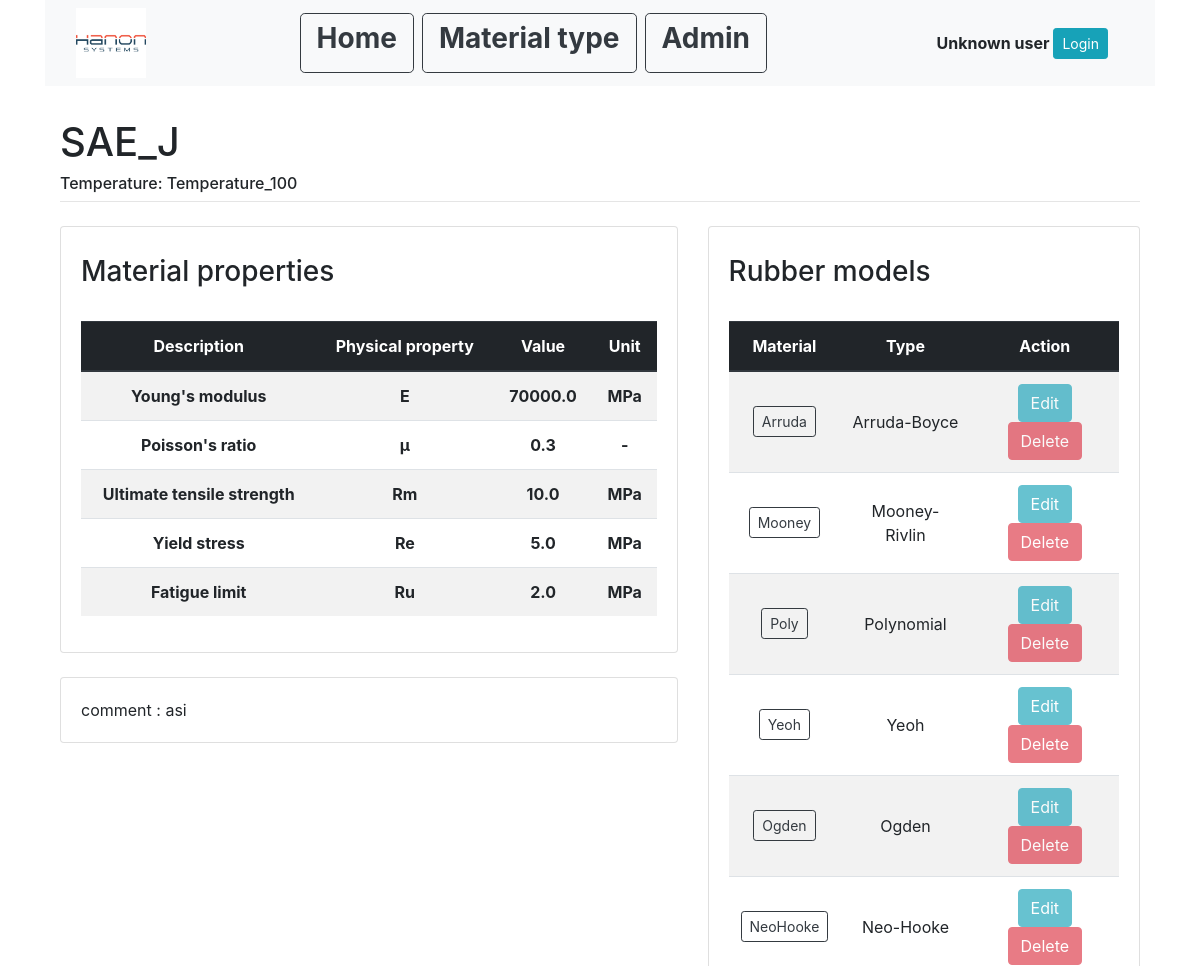
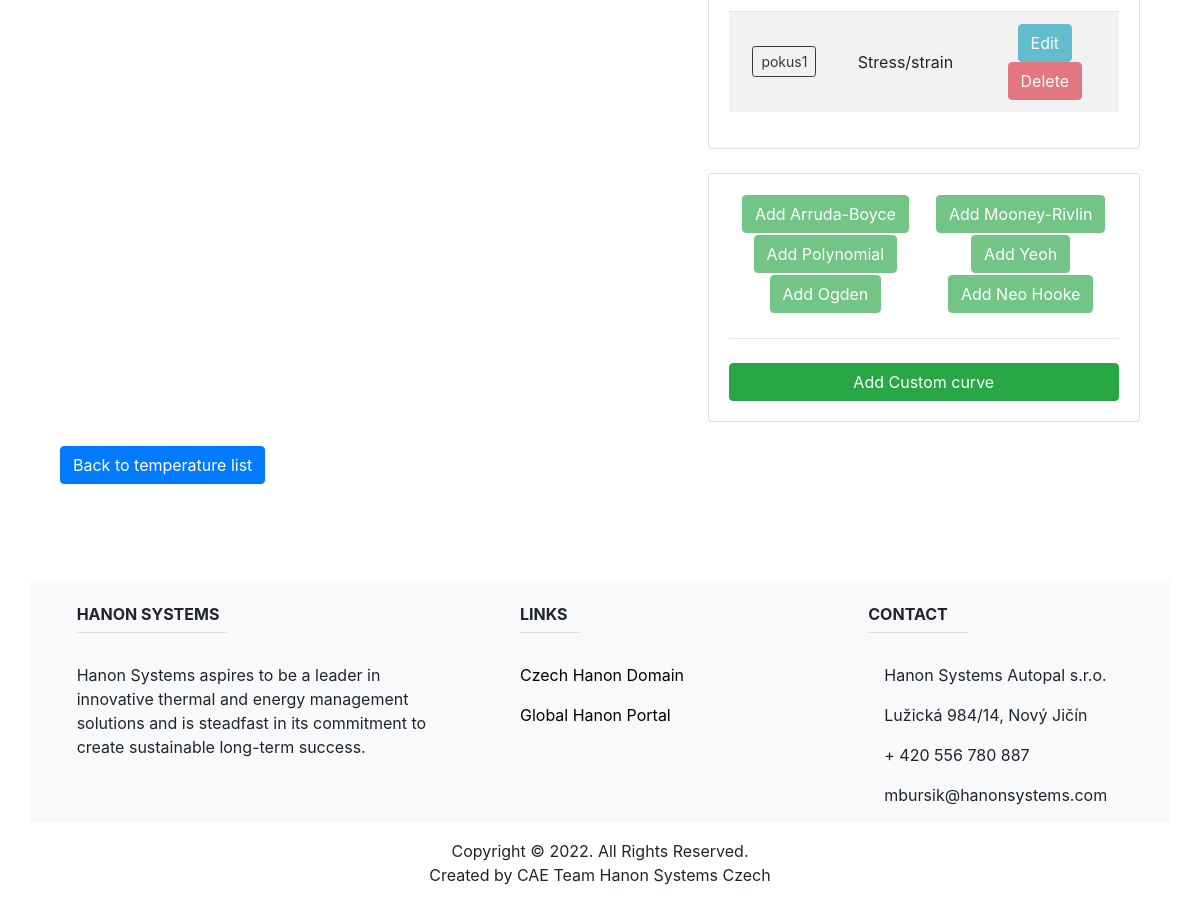
The page /material_type_list/rubber/7/13/3/ on the database its author committed (2 pictures, top to bottom).
### main/models.py (models this page shows, shortened)
class Rubber(models.Model):
    name = models.CharField(max_length=200, unique=True)
    material_type_id = models.ForeignKey(MaterialType, on_delete=models.CASCADE)

class RubberTemp(models.Model):
    name = models.CharField(max_length=200, unique=True)
    rubber_id = models.ForeignKey(Rubber, on_delete=models.CASCADE)
    E = models.FloatField()
    nu = models.FloatField()
    rho = models.FloatField()
    Rm = models.FloatField()
    Re = models.FloatField()
    Ru = models.FloatField()
    comment = models.CharField(max_length=1000, blank=True)

class ArrudaBoyce(models.Model):
    model_type = "Arruda-Boyce"
    name = models.CharField(max_length=200, unique=True)
    nu = models.CharField(max_length=20000, blank=True)
    lambda_m = models.CharField(max_length=20000, blank=True)
    D = models.CharField(max_length=20000, blank=True)
    comment = models.CharField(max_length=1000, blank=True)
    rubber_temp_id = models.ForeignKey(RubberTemp, on_delete=models.CASCADE)

class MooneyRivlin(models.Model):
    model_type = "Mooney-Rivlin"
    name = models.CharField(max_length=200, unique=True)
    C_10 = models.CharField(max_length=20000, blank=True)
    C_01 = models.CharField(max_length=20000, blank=True)
    D_1 = models.CharField(max_length=20000, blank=True)
    comment = models.CharField(max_length=1000, blank=True)
    rubber_temp_id = models.ForeignKey(RubberTemp, on_delete=models.CASCADE)

class Polynomial(models.Model):
    model_type = "Polynomial"
    name = models.CharField(max_length=200, unique=True)
    C_10 = models.CharField(max_length=20000, blank=True)
    C_20 = models.CharField(max_length=20000, blank=True)
    C_30 = models.CharField(max_length=20000, blank=True)
    D_1 = models.CharField(max_length=20000, blank=True)
    D_2 = models.CharField(max_length=20000, blank=True)
    D_3 = models.CharField(max_length=20000, blank=True)
    comment = models.CharField(max_length=1000)
    rubber_temp_id = models.ForeignKey(RubberTemp, on_delete=models.CASCADE)

class Yeoh(models.Model):
    model_type = "Yeoh"
    name = models.CharField(max_length=200, unique=True)
    C_10 = models.CharField(max_length=20000, blank=True)
    C_20 = models.CharField(max_length=20000, blank=True)
    C_30 = models.CharField(max_length=20000, blank=True)
    D_1 = models.CharField(max_length=20000, blank=True)
    D_2 = models.CharField(max_length=20000, blank=True)
    D_3 = models.CharField(max_length=20000, blank=True)
    comment = models.CharField(max_length=1000, blank=True)
    rubber_temp_id = models.ForeignKey(RubberTemp, on_delete=models.CASCADE)

class Ogden(models.Model):
    model_type = "Ogden"
    name = models.CharField(max_length=200, unique=True)
    nu_1 = models.CharField(max_length=20000, blank=True)
    alfa_1 = models.CharField(max_length=20000, blank=True)
    D_1 = models.CharField(max_length=20000, blank=True)
    nu_2 = models.CharField(max_length=20000, blank=True)
    alfa_2 = models.CharField(max_length=20000, blank=True)
    D_2 = models.CharField(max_length=20000, blank=True)
    nu_3 = models.CharField(max_length=20000, blank=True)
    alfa_3 = models.CharField(max_length=20000, blank=True)
    D_3 = models.CharField(max_length=20000, blank=True)
    comment = models.CharField(max_length=1000, blank=True)
    rubber_temp_id = models.ForeignKey(RubberTemp, on_delete=models.CASCADE)

class NeoHooke(models.Model):
    model_type = "Neo-Hooke"
    name = models.CharField(max_length=200, unique=True)
    C_10 = models.CharField(max_length=20000, blank=True)
    D_1 = models.CharField(max_length=20000, blank=True)
    comment = models.CharField(max_length=1000, blank=True)
    rubber_temp_id = models.ForeignKey(RubberTemp, on_delete=models.CASCADE)

class RubberCustomCurve(models.Model):
    name = models.CharField(max_length=200, unique=True)
    curve_type = models.CharField(max_length=20000, blank=True)
    x_axis = models.CharField(max_length=20000, blank=True)
    x_axis_type = models.CharField(max_length=200, choices=(("lin", "lin"), ("log", "log")))
    x_value = models.CharField(max_length=20000, blank=True)
    y_axis = models.CharField(max_length=20000, blank=True)
    y_axis_type = models.CharField(max_length=200, choices=(("lin", "lin"), ("log", "log")))
    y_value = models.CharField(max_length=20000, blank=True)
    comment = models.CharField(max_length=1000, blank=True)
    rubber_temp_id = models.ForeignKey(RubberTemp, on_delete=models.CASCADE)

### main/views.py (the view)
# urls.py: path('material_type_list/rubber/<int:material_type_id>/<int:rubber_id>/<int:temp_id>/', views.rubber_info, name="rubber_info"),
def rubber_info(response, material_type_id, rubber_id, temp_id):
    material_type = MaterialType.objects.get(pk=material_type_id)
    material_info = Rubber.objects.get(pk=rubber_id)
    temp_info = RubberTemp.objects.get(pk=temp_id)
    arruda_boyce = ArrudaBoyce.objects.filter(rubber_temp_id=temp_id)
    mooney_rivlin = MooneyRivlin.objects.filter(rubber_temp_id=temp_id)
    polynomial = Polynomial.objects.filter(rubber_temp_id=temp_id)
    yeoh = Yeoh.objects.filter(rubber_temp_id=temp_id)
    ogden = Ogden.objects.filter(rubber_temp_id=temp_id)
    neo_hooke = NeoHooke.objects.filter(rubber_temp_id=temp_id)
    custom_curve = RubberCustomCurve.objects.filter(rubber_temp_id=temp_id)
    model_ls = list(chain(arruda_boyce, mooney_rivlin, polynomial, yeoh, ogden, neo_hooke, custom_curve))
    return render(response, "main/rubber_info.html", {
        "material_type": material_type,
        "material_info": material_info,
        "temp_info": temp_info,
        "model_ls": model_ls,
                  })

### main/templates/main/rubber_info.html (shortened to what this page needs)
{% extends "main/base.html" %}
{% block content %}
<br>
<div class="container">
  <div class="row">
    <div class="col-sm">
        <h1 class="mt-2">{{material_info.name}}</h1>
        <h6 class="mt-2">Temperature: {{temp_info.name}}</h6>
            <hr class="mt-0 mb-4">
    </div>
  </div>
  <div class="row">
    <div class="col-md-7">
    <div class="card card-body">
        <h3 class="mt-2">Material properties</h3>
        <br>
        <table class="table table-striped">
            <thead class="thead-dark">
            <tr>
                <th class="text-center align-middle" scope="col">Description</th>
                <th class="text-center align-middle" scope="col">Physical property</th>
                <th class="text-center align-middle" scope="col">Value</th>
                <th class="text-center align-middle" scope="col">Unit</th>
            </tr>
            </thead>
            <tbody>
            <tr>
                <th class="text-center align-middle" scope="row">Young's modulus</th>
                <th class="text-center align-middle" scope="row">E</th>
                <th class="text-center align-middle" scope="row">{{temp_info.E}}</th>
                <th class="text-center align-middle" scope="row">MPa</th>
            </tr>
            <tr>
                <th class="text-center align-middle" scope="row">Poisson's ratio</th>
                <th class="text-center align-middle" scope="row">μ</th>
                <th class="text-center align-middle" scope="row">{{temp_info.nu}}</th>
                <th class="text-center align-middle" scope="row">-</th>
            </tr>
            <tr>
                <th class="text-center align-middle" scope="row">Ultimate tensile strength</th>
                <th class="text-center align-middle" scope="row">Rm</th>
                <th class="text-center align-middle" scope="row">{{temp_info.Rm}}</th>
                <th class="text-center align-middle" scope="row">MPa</th>
            </tr>
            <tr>
                <th class="text-center align-middle" scope="row">Yield stress</th>
                <th class="text-center align-middle" scope="row">Re</th>
                <th class="text-center align-middle" scope="row">{{temp_info.Re}}</th>
                <th class="text-center align-middle" scope="row">MPa</th>
            </tr>
            <tr>
                <th class="text-center align-middle" scope="row">Fatigue limit</th>
                <th class="text-center align-middle" scope="row">Ru</th>
                <th class="text-center align-middle" scope="row">{{temp_info.Ru}}</th>
                <th class="text-center align-middle" scope="row">MPa</th>
            </tr>
            </tbody>
        </table>
    </div>
    <br>
    <div class="col-md-14">
        <div class="card card-body">
            <p class="mb-0">comment : {{temp_info.comment}}</p>
        </div>
    </div>
    </div>
    <div class="col-md-5 offset-md-0">
    <div class="card card-body">
      <h3 class="mt-2">Rubber models</h3>
      <br>
      <table class="table table-striped">
         <thead class="thead-dark">
         <tr>
             <th class="text-center align-middle" scope="col">Material</th>
             <th class="text-center align-middle" scope="col">Type</th>
             <th class="text-center align-middle" scope="col">Action</th>
         </tr>
         </thead>
         <tbody>
             {% for item in model_ls %}
             <tr>
                 <td class="text-center align-middle">
                     <a class="btn btn-outline-dark btn-sm" href="{%url 'model_info' material_type.id material_info.id temp_info.id item.name%}">{{item.name}}</a>
                 </td>
                 <td class="text-center align-middle">{{item.model_type}}{{item.curve_type}}</td>
                 {% if user.is_authenticated %}
                 <td class="text-center align-middle">
                   <a class="btn btn-info" href="{%url 'update_model' material_type.id material_info.id temp_info.id item.name%}">Edit</a>
                   <a class="btn btn-danger" href="{%url 'delete_model' material_type.id material_info.id temp_info.id item.name%}">Delete</a>
                 </td>
                 {% else %}
                 <td class="text-center align-middle">
                   <a class="btn btn-info disabled" href="{%url 'update_model' material_type.id material_info.id temp_info.id item.name%}">Edit</a>
                   <a class="btn btn-danger disabled" href="{%url 'delete_model' material_type.id material_info.id temp_info.id item.name%}">Delete</a>
                 </td>
                 {% endif %}
             </tr>
             {% empty %}
             <h5>Sorry no available data</h5>
             {% endfor %}
         </tbody>
       </table>
    </div>
    <br>
    <div class="col-md-14">
        <div class="card card-body">
            {% if user.is_authenticated %}
            <table>
                <tr>
                    <th class="text-center align-middle"><a class="btn btn-success " href="{%url 'create_arruda' material_type.id material_info.id temp_info.id %}">Add Arruda-Boyce</a></th>
                    <th class="text-center align-middle"><a class="btn btn-success " href="{%url 'create_mooney' material_type.id material_info.id temp_info.id %}">Add Mooney-Rivlin</a></th>
                <tr>
                    <th class="text-center align-middle"><a class="btn btn-success " href="{%url 'create_polynomial' material_type.id material_info.id temp_info.id %}">Add Polynomial</a></th>
                    <th class="text-center align-middle"><a class="btn btn-success " href="{%url 'create_yeoh' material_type.id material_info.id temp_info.id %}">Add Yeoh</a></th>
                </tr>
                <tr>
                    <th class="text-center align-middle"><a class="btn btn-success " href="{%url 'create_ogden' material_type.id material_info.id temp_info.id %}">Add Ogden</a></th>
                    <th class="text-center align-middle"><a class="btn btn-success " href="{%url 'create_neo_hooke' material_type.id material_info.id temp_info.id %}">Add Neo Hooke</a></th>
                </tr>
            </table>
            <br>
            <hr class="mt-0 mb-4">
            <a class="btn btn-success " href="{%url 'create_custom_rubber_curve' material_type.id material_info.id temp_info.id %}">Add Custom curve</a>
            {% else %}
            <table>
                <tr>
                    <th class="text-center align-middle"><a class="btn btn-success disabled" href="{%url 'create_arruda' material_type.id material_info.id temp_info.id %}">Add Arruda-Boyce</a></th>
                    <th class="text-center align-middle"><a class="btn btn-success disabled" href="{%url 'create_mooney' material_type.id material_info.id temp_info.id %}">Add Mooney-Rivlin</a></th>
                <tr>
                    <th class="text-center align-middle"><a class="btn btn-success disabled" href="{%url 'create_polynomial' material_type.id material_info.id temp_info.id %}">Add Polynomial</a></th>
                    <th class="text-center align-middle"><a class="btn btn-success disabled" href="{%url 'create_yeoh' material_type.id material_info.id temp_info.id %}">Add Yeoh</a></th>
                </tr>
                <tr>
                    <th class="text-center align-middle"><a class="btn btn-success disabled" href="{%url 'create_ogden' material_type.id material_info.id temp_info.id %}">Add Ogden</a></th>
                    <th class="text-center align-middle"><a class="btn btn-success disabled" href="{%url 'create_neo_hooke' material_type.id material_info.id temp_info.id %}">Add Neo Hooke</a></th>
                </tr>
            </table>
            <br>
            <hr class="mt-0 mb-4">
            <a class="btn btn-success " href="{%url 'create_custom_rubber_curve' material_type.id material_info.id temp_info.id %}">Add Custom curve</a>
            {% endif %}
        </div>
    </div>
  </div>
  </div>
</div>
<br>
<div class="container">
    <a class="btn btn-primary" href="{%url 'rubber_temp_list' material_type.id material_info.id %}">Back to temperature list</a>
</div>
{% endblock %}

### rows shown on the page
Rubber: name "SAE_J"
RubberTemp: name "Temperature_100", E "70000.0", nu "0.3", Rm "10.0", Re "5.0", Ru "2.0", comment "asi"
ArrudaBoyce: name "Arruda", model_type "Arruda-Boyce"
MooneyRivlin: name "Mooney", model_type "Mooney-Rivlin"
Polynomial: name "Poly", model_type "Polynomial"
Yeoh: name "Yeoh", model_type "Yeoh"
Ogden: name "Ogden", model_type "Ogden"
NeoHooke: name "NeoHooke", model_type "Neo-Hooke"
RubberCustomCurve: name "pokus1", curve_type "Stress/strain"
